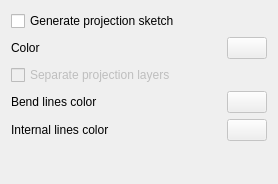
<?xml version="1.0" encoding="UTF-8"?>
<ui version="4.0">
 <class>SMUnfoldSketchTaskPanel</class>
 <widget class="QDialog" name="SMUnfoldSketchTaskPanel">
  <property name="geometry">
   <rect>
    <x>0</x>
    <y>0</y>
    <width>278</width>
    <height>184</height>
   </rect>
  </property>
  <property name="windowTitle">
   <string>Projection Sketch</string>
  </property>
  <layout class="QVBoxLayout" name="verticalLayout">
   <item>
    <widget class="QCheckBox" name="chkSketch">
     <property name="text">
      <string>Generate projection sketch</string>
     </property>
    </widget>
   </item>
   <item>
    <layout class="QHBoxLayout" name="horizontalLayout_2">
     <property name="sizeConstraint">
      <enum>QLayout::SizeConstraint::SetMinimumSize</enum>
     </property>
     <property name="topMargin">
      <number>0</number>
     </property>
     <item>
      <widget class="QLabel" name="label">
       <property name="text">
        <string>Color</string>
       </property>
      </widget>
     </item>
     <item>
      <spacer name="horizontalSpacer_4">
       <property name="orientation">
        <enum>Qt::Orientation::Horizontal</enum>
       </property>
       <property name="sizeHint" stdset="0">
        <size>
         <width>40</width>
         <height>20</height>
        </size>
       </property>
      </spacer>
     </item>
     <item>
      <widget class="Gui::ColorButton" name="genColor">
       <property name="enabled">
        <bool>false</bool>
       </property>
       <property name="color">
        <color>
         <red>0</red>
         <green>85</green>
         <blue>0</blue>
        </color>
       </property>
      </widget>
     </item>
    </layout>
   </item>
   <item>
    <widget class="QCheckBox" name="chkSeparate">
     <property name="enabled">
      <bool>false</bool>
     </property>
     <property name="text">
      <string>Separate projection layers</string>
     </property>
    </widget>
   </item>
   <item>
    <layout class="QHBoxLayout" name="materalDefinitionSheetLayout">
     <item>
      <widget class="QLabel" name="label_3">
       <property name="text">
        <string>Bend lines color</string>
       </property>
      </widget>
     </item>
     <item>
      <spacer name="horizontalSpacer_3">
       <property name="orientation">
        <enum>Qt::Orientation::Horizontal</enum>
       </property>
       <property name="sizeHint" stdset="0">
        <size>
         <width>40</width>
         <height>20</height>
        </size>
       </property>
      </spacer>
     </item>
     <item>
      <widget class="Gui::ColorButton" name="bendColor">
       <property name="enabled">
        <bool>false</bool>
       </property>
       <property name="color">
        <color>
         <red>255</red>
         <green>150</green>
         <blue>0</blue>
        </color>
       </property>
      </widget>
     </item>
    </layout>
   </item>
   <item>
    <layout class="QHBoxLayout" name="horizontalLayout">
     <property name="sizeConstraint">
      <enum>QLayout::SizeConstraint::SetDefaultConstraint</enum>
     </property>
     <item>
      <widget class="QLabel" name="label_4">
       <property name="text">
        <string>Internal lines color</string>
       </property>
      </widget>
     </item>
     <item>
      <spacer name="horizontalSpacer_2">
       <property name="orientation">
        <enum>Qt::Orientation::Horizontal</enum>
       </property>
       <property name="sizeHint" stdset="0">
        <size>
         <width>40</width>
         <height>20</height>
        </size>
       </property>
      </spacer>
     </item>
     <item>
      <widget class="Gui::ColorButton" name="internalColor">
       <property name="enabled">
        <bool>false</bool>
       </property>
       <property name="color">
        <color>
         <red>130</red>
         <green>143</green>
         <blue>163</blue>
        </color>
       </property>
      </widget>
     </item>
    </layout>
   </item>
   <item>
    <spacer name="verticalSpacer">
     <property name="orientation">
      <enum>Qt::Orientation::Vertical</enum>
     </property>
     <property name="sizeHint" stdset="0">
      <size>
       <width>20</width>
       <height>40</height>
      </size>
     </property>
    </spacer>
   </item>
  </layout>
 </widget>
 <customwidgets>
  <customwidget>
   <class>Gui::ColorButton</class>
   <extends>QPushButton</extends>
   <header>Gui/Widgets.h</header>
  </customwidget>
 </customwidgets>
 <resources/>
 <connections/>
</ui>
